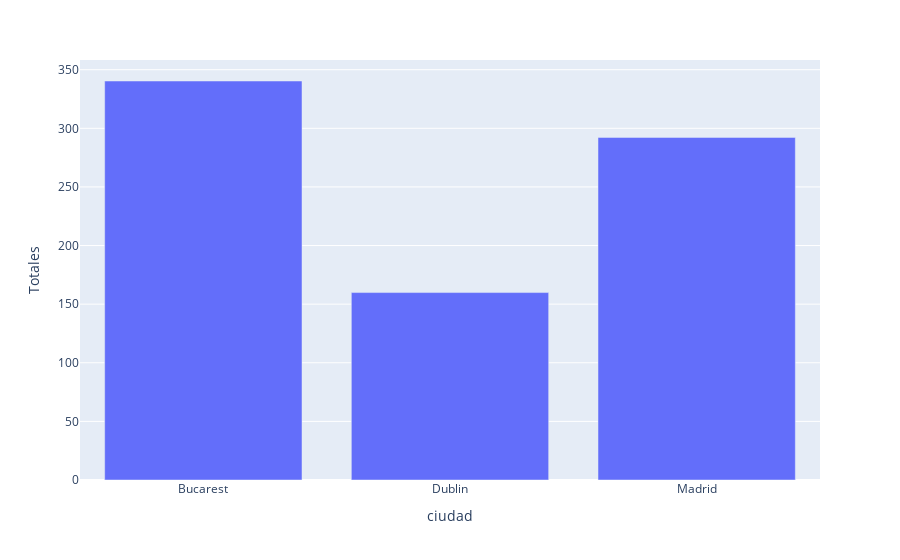

The notebook cell this image was saved under:
### Code cell
fig = px.bar(fin, x="ciudad", y="Totales")
fig.show()

### Figure 1 — Plotly figure (JSON) as saved in the notebook; plotly's stock layout.template omitted (floating-point values rounded to 4 significant figures)
{"data": [{"alignmentgroup": "True", "hovertemplate": "ciudad=%{x}<br>Totales=%{y}<extra></extra>", "legendgroup": "", "marker": {"color": "#636efa", "pattern": {"shape": ""}}, "name": "", "offsetgroup": "", "orientation": "v", "showlegend": false, "textposition": "auto", "type": "bar", "x": ["Bucarest", "Dublin", "Madrid"], "xaxis": "x", "y": [340.4, 159.9, 292.2], "yaxis": "y"}], "layout": {"barmode": "relative", "legend": {"tracegroupgap": 0}, "margin": {"t": 60}, "xaxis": {"anchor": "y", "domain": [0, 1], "title": {"text": "ciudad"}}, "yaxis": {"anchor": "x", "domain": [0, 1], "title": {"text": "Totales"}}}}
